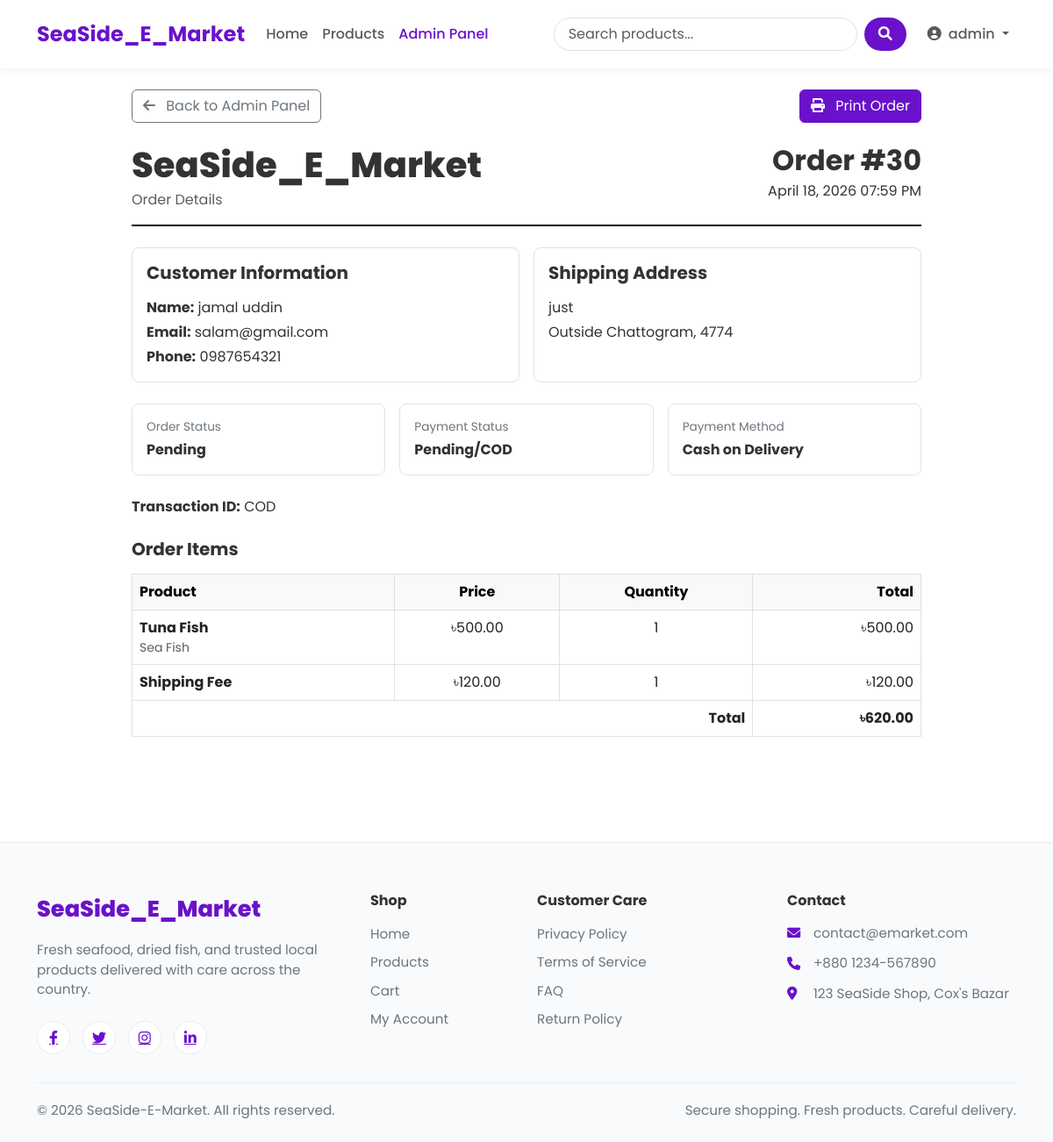
/store-admin/orders/30/print/ (signed in), run on the app's committed database.
### SeaSide_Shop/models.py (models this page shows, shortened)
class Order(models.Model):
    STATUS = [
        ('pending', 'Pending'),
        ('confirm', 'Confirmed'),
        ('processing', 'Processing'),
        ('shipped', 'Shipped'),
        ('delivered', 'Delivered'),
        ('failed', 'Failed'),
        ('canceled', 'Cancelled'),
    ]
    PAYMENT_METHODS = [
        ('cod', 'Cash on Delivery'),
        ('sslcommerz', 'Pay Online with SSLCommerz'),
    ]
    PAYMENT_STATUS = [
        ('cod', 'Pending/COD'),
        ('pending', 'Pending'),
        ('paid', 'Paid'),
        ('failed', 'Failed'),
        ('canceled', 'Cancelled'),
    ]
    user = models.ForeignKey(User, on_delete=models.CASCADE, related_name='orders')
    first_name = models.CharField(max_length=100)
    last_name = models.CharField(max_length=100)
    email = models.EmailField()
    address = models.TextField()
    postal_code = models.CharField(max_length=100)
    phone = models.CharField(max_length=12, blank=True)
    city = models.CharField(max_length=100)
    note = models.TextField(blank=True)
    shipping_fee = models.DecimalField(max_digits=10, decimal_places=2, default=0)
    paid = models.BooleanField(default=False)
    payment_method = models.CharField(max_length=20, choices=PAYMENT_METHODS, default='cod')
    payment_status = models.CharField(max_length=20, choices=PAYMENT_STATUS, default='cod')
    transaction_id = models.CharField(max_length=100, blank=True)
    sslcommerz_session_key = models.CharField(max_length=255, blank=True)
    validation_id = models.CharField(max_length=255, blank=True)
    bank_transaction_id = models.CharField(max_length=255, blank=True)
    stock_reduced = models.BooleanField(default=False)
    created_at = models.DateTimeField(auto_now_add=True)
    updated_at = models.DateTimeField(auto_now=True)
    status = models.CharField(max_length=10, choices=STATUS, default='pending')
    def get_items_total(self):
        return sum(item.get_cost() for item in self.order_items.all())
    def get_total_cost(self):
        return self.get_items_total() + self.shipping_fee

class OrderItem(models.Model):
    order = models.ForeignKey(Order, on_delete=models.CASCADE, related_name='order_items')
    product = models.ForeignKey(Product, on_delete=models.CASCADE)
    quantity = models.PositiveBigIntegerField(default=1)
    price = models.DecimalField(max_digits=10, decimal_places=2)
    def get_cost(self):
        return self.quantity*self.price  # 20

class Product(models.Model):
    name = models.CharField(max_length=100)
    slug = models.SlugField(max_length=200, unique=True)
    category = models.ForeignKey(Category, on_delete=models.CASCADE, related_name='products')
    description = models.TextField()
    price = models.DecimalField(max_digits=10, decimal_places=2) # 405.99
    stock = models.PositiveBigIntegerField(default=1)
    available = models.BooleanField(default=True)
    created_at = models.DateTimeField(auto_now_add=True)
    updated_at = models.DateTimeField(auto_now=True)
    image = models.ImageField(upload_to='products/%Y/%m/%d') # products/25/10/2025

class Category(models.Model):
    name = models.CharField(max_length=100)
    slug = models.SlugField(max_length=100, unique=True)
    description = models.TextField()
    class Meta:
        verbose_name_plural = 'Categories'

### SeaSide_Shop/views.py (the view)
# urls.py: path('store-admin/orders/<int:order_id>/print/', views.frontend_admin_print_order, name='frontend_admin_print_order'),
@frontend_admin_required
def frontend_admin_print_order(request, order_id):
    order = get_object_or_404(
        Order.objects.select_related('user').prefetch_related(
            'order_items__product',
            'order_items__product__category',
        ),
        id=order_id,
    )
    return render(request, 'SeaSide_Shop/frontend_admin/print_order.html', {'order': order})

### templates/SeaSide_Shop/frontend_admin/print_order.html (shortened to what this page needs)
{% extends 'base.html' %}
{% block content %}
<div class="print-page">
    <div class="print-actions d-flex justify-content-between">
        <a href="{% url 'frontend_admin_dashboard' %}" class="btn btn-outline-secondary">
            <i class="fas fa-arrow-left me-2"></i> Back to Admin Panel
        </a>
        <button type="button" class="btn btn-primary" onclick="window.print()">
            <i class="fas fa-print me-2"></i> Print Order
        </button>
    </div>
    <div class="print-header">
        <div>
            <h1 class="print-title">SeaSide_E_Market</h1>
            <p class="mb-0 text-muted">Order Details</p>
        </div>
        <div class="text-end">
            <h2 class="fw-bold mb-1">Order #{{ order.id }}</h2>
            <p class="mb-0">{{ order.created_at|date:"F d, Y h:i A" }}</p>
        </div>
    </div>
    <div class="row g-3 mb-4">
        <div class="col-md-6">
            <div class="info-box">
                <h5 class="fw-bold mb-3">Customer Information</h5>
                <p class="mb-1"><strong>Name:</strong> {{ order.first_name }} {{ order.last_name }}</p>
                <p class="mb-1"><strong>Email:</strong> {{ order.email }}</p>
                <p class="mb-0"><strong>Phone:</strong> {{ order.phone }}</p>
            </div>
        </div>
        <div class="col-md-6">
            <div class="info-box">
                <h5 class="fw-bold mb-3">Shipping Address</h5>
                <p class="mb-1">{{ order.address }}</p>
                <p class="mb-0">{{ order.city }}, {{ order.postal_code }}</p>
            </div>
        </div>
    </div>
    <div class="row g-3 mb-4">
        <div class="col-md-4">
            <div class="info-box">
                <div class="info-label">Order Status</div>
                <div class="fw-bold">{{ order.get_status_display }}</div>
            </div>
        </div>
        <div class="col-md-4">
            <div class="info-box">
                <div class="info-label">Payment Status</div>
                <div class="fw-bold">
                    {% if order.paid and order.payment_status != 'paid' %}Paid{% else %}{{ order.get_payment_status_display }}{% endif %}
                </div>
            </div>
        </div>
        <div class="col-md-4">
            <div class="info-box">
                <div class="info-label">Payment Method</div>
                <div class="fw-bold">{{ order.get_payment_method_display }}</div>
            </div>
        </div>
    </div>
    {% if order.transaction_id %}
    <div class="mb-4">
        <strong>Transaction ID:</strong> {{ order.transaction_id }}
    </div>
    {% endif %}
    <h5 class="fw-bold mb-3">Order Items</h5>
    <div class="table-responsive">
        <table class="table table-bordered">
            <thead class="table-light">
                <tr>
                    <th>Product</th>
                    <th class="text-center">Price</th>
                    <th class="text-center">Quantity</th>
                    <th class="text-end">Total</th>
                </tr>
            </thead>
            <tbody>
                {% for item in order.order_items.all %}
                <tr>
                    <td>
                        <strong>{{ item.product.name }}</strong>
                        {% if item.product.category %}
                        <div class="small text-muted">{{ item.product.category.name }}</div>
                        {% endif %}
                    </td>
                    <td class="text-center">৳{{ item.price }}</td>
                    <td class="text-center">{{ item.quantity }}</td>
                    <td class="text-end">৳{{ item.get_cost }}</td>
                </tr>
                {% endfor %}
                {% if order.shipping_fee %}
                <tr>
                    <td><strong>Shipping Fee</strong></td>
                    <td class="text-center">৳{{ order.shipping_fee }}</td>
                    <td class="text-center">1</td>
                    <td class="text-end">৳{{ order.shipping_fee }}</td>
                </tr>
                {% endif %}
            </tbody>
            <tfoot>
                <tr>
                    <td colspan="3" class="text-end fw-bold">Total</td>
                    <td class="text-end fw-bold">৳{{ order.get_total_cost }}</td>
                </tr>
            </tfoot>
        </table>
    </div>
</div>
{% endblock %}

### templates/base.html (shortened to what this page needs)
<!DOCTYPE html>
<html lang="en">
<head>
    <link href="https://cdn.jsdelivr.net/npm/bootstrap@5.3.0/dist/css/bootstrap.min.css" rel="stylesheet">
    <link rel="stylesheet" href="https://cdnjs.cloudflare.com/ajax/libs/font-awesome/6.0.0/css/all.min.css">
    {% load static %}
</head>
<body>
    <header>
        <nav class="navbar navbar-expand-lg navbar-light bg-white">
            <div class="container">
                <a class="navbar-brand" href="{% url 'home' %}">SeaSide_E_Market</a>
                <div class="collapse navbar-collapse" id="navbarNav">
                    <ul class="navbar-nav me-auto mb-2 mb-lg-0">
                        <li class="nav-item {% if request.path == '/' %}active{% endif %}">
                            <a class="nav-link" href="{% url 'home' %}">Home</a>
                        </li>
                        <li class="nav-item {% if '/products/' in request.path %}active{% endif %}">
                            <a class="nav-link" href="{% url 'product_list' %}">Products</a>
                        </li>
                        {% if user.is_staff or user.is_superuser %}
                        <li class="nav-item {% if '/store-admin/' in request.path %}active{% endif %}">
                            <a class="nav-link" href="{% url 'frontend_admin_dashboard' %}">Admin Panel</a>
                        </li>
                        {% endif %}
                    </ul>
                    <form class="d-flex search-box me-3" action="{% url 'product_list' %}" method="get">
                        <input class="form-control search-input me-2" type="search" name="search" placeholder="Search products..." aria-label="Search">
                        <button class="btn search-btn" type="submit">
                            <i class="fas fa-search"></i>
                        </button>
                    </form>
                    <ul class="navbar-nav">
                        {% if user.is_authenticated %}
                            <li class="nav-item dropdown">
                                <a class="nav-link dropdown-toggle" href="#" id="navbarDropdown" role="button"
                                   data-bs-toggle="dropdown" aria-expanded="false">
                                    <i class="fas fa-user-circle me-1"></i> {{ user.username }}
                                </a>
                            </li>
                        {% endif %}
                    </ul>
                </div>
            </div>
        </nav>
    </header>
    <main class="container my-4">
        {% block content %}{% endblock %}
    </main>
    <footer>
        <div class="container">
            <div class="row g-4">
                <div class="col-lg-4 col-md-6">
                    <div class="footer-brand">SeaSide_E_Market</div>
                    <p class="footer-text mb-4">Fresh seafood, dried fish, and trusted local products delivered with care across the country.</p>
                    <div class="social-icons">
                        <a href="#" aria-label="Facebook"><i class="fab fa-facebook-f"></i></a>
                        <a href="#" aria-label="Twitter"><i class="fab fa-twitter"></i></a>
                        <a href="#" aria-label="Instagram"><i class="fab fa-instagram"></i></a>
                        <a href="#" aria-label="LinkedIn"><i class="fab fa-linkedin-in"></i></a>
                    </div>
                </div>
                <div class="col-lg-2 col-md-6">
                    <h5 class="footer-heading">Shop</h5>
                    <a href="{% url 'home' %}" class="footer-link">Home</a><br>
                    <a href="{% url 'product_list' %}" class="footer-link">Products</a><br>
                    <a href="{% url 'cart_detail' %}" class="footer-link">Cart</a><br>
                    {% if user.is_authenticated %}
                    <a href="{% url 'profile' %}" class="footer-link">My Account</a>
                    {% else %}
                    <a href="{% url 'login' %}" class="footer-link">Login</a>
                    {% endif %}
                </div>
                <div class="col-lg-3 col-md-6">
                    <h5 class="footer-heading">Customer Care</h5>
                    <a href="#" class="footer-link">Privacy Policy</a><br>
                    <a href="#" class="footer-link">Terms of Service</a><br>
                    <a href="#" class="footer-link">FAQ</a><br>
                    <a href="#" class="footer-link">Return Policy</a>
                </div>
                <div class="col-lg-3 col-md-6">
                    <h5 class="footer-heading">Contact</h5>
                    <div class="footer-contact">
                        <i class="fas fa-envelope"></i>
                        <span>contact@emarket.com</span>
                    </div>
                    <div class="footer-contact">
                        <i class="fas fa-phone"></i>
                        <span>+880 1234-567890</span>
                    </div>
                    <div class="footer-contact">
                        <i class="fas fa-map-marker-alt"></i>
                        <span>123 SeaSide Shop, Cox's Bazar</span>
                    </div>
                </div>
            </div>
            <div class="footer-bottom d-flex flex-column flex-md-row justify-content-between gap-2">
                <p class="footer-text mb-0">&copy; {% now "Y" %} SeaSide-E-Market. All rights reserved.</p>
                <p class="footer-text mb-0">Secure shopping. Fresh products. Careful delivery.</p>
            </div>
        </div>
    </footer>
</body>
</html>

### data on the page
Order: id "30", created_at "April 18, 2026 07:59 PM", first_name "jamal", last_name "uddin", email "salam@gmail.com", phone "0987654321", address "just", city "Outside Chattogram", postal_code "4774", status "Pending", payment_status "Pending/COD", payment_method "Cash on Delivery", transaction_id "COD", shipping_fee "120.00", get_total_cost "620.00"
OrderItem: product.name "Tuna Fish", product.category.name "Sea Fish", price "500.00", quantity "1", get_cost "500.00"

### other printed values
{{ user.username }} "admin"
